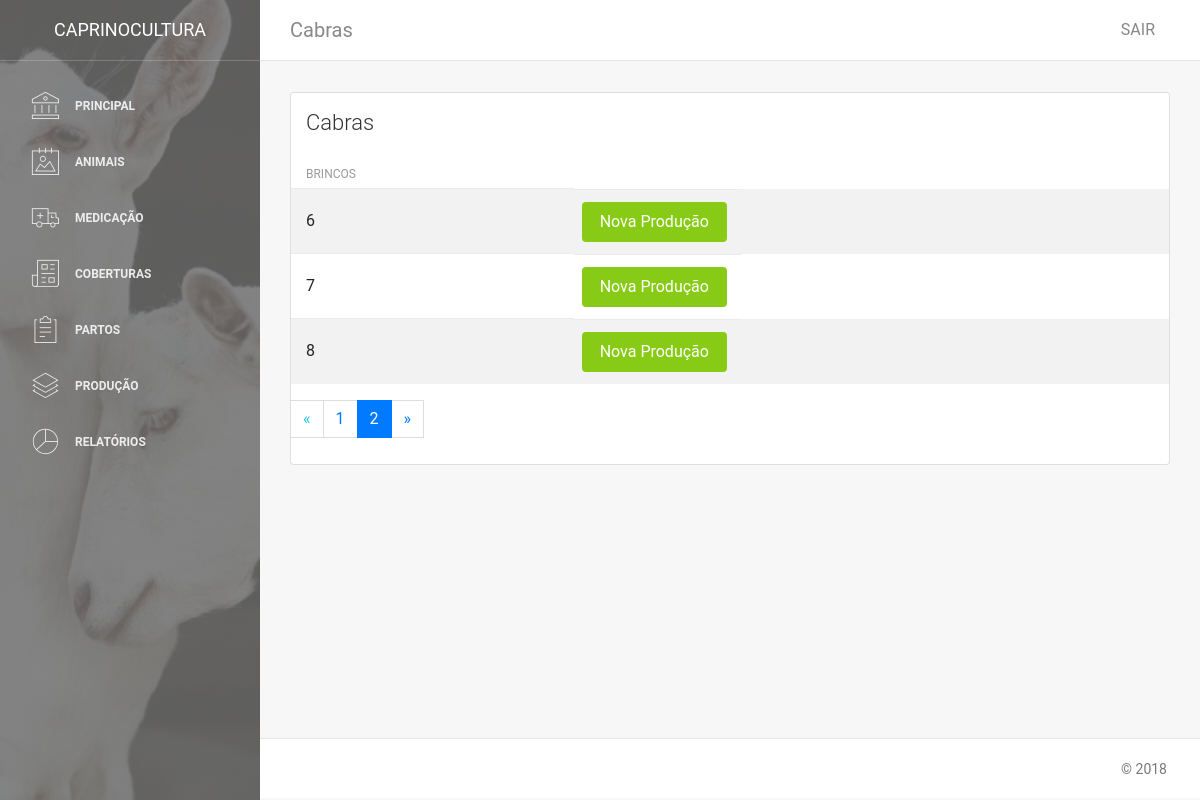
The page /animais/lista_cabras/?page=2 (signed in) on the database its author committed.
### caprino/animais/models.py (models this page shows, shortened)
class Animal(models.Model):
    rgb_animal = models.CharField(verbose_name='RGD', max_length=50, blank=True, null=True)
    nome_animal = models.CharField(verbose_name='Nome', max_length=50, blank=True, null=True)
    numero_animal = models.IntegerField(verbose_name='Numero', blank=True, null=True)
    sexo_animal = models.CharField(verbose_name='Sexo', max_length=50)
    nascimento_animal = models.DateField(verbose_name='Nascimento', default=None)
    raca_animal = models.CharField(verbose_name='Raça', max_length=50)
    sangue_animal = models.CharField(verbose_name='Sangue', max_length=50)
    brincos_animal = models.CharField(verbose_name='Brincos', max_length=50)
    vida_animal = models.CharField(verbose_name='Vida', blank=True, null=True, max_length=50)
    mae_animal = models.CharField(verbose_name='Mãe', max_length=50, blank=True, null=True)
    pai_animal = models.CharField(verbose_name='Pai', max_length=50, blank=True, null=True)
    foto_animal = models.ImageField(verbose_name='Foto', upload_to='img/' , blank=True, null=True)
    observacao_animal = models.TextField(verbose_name='Observação', blank=True, null=True)
    class Meta:
        verbose_name = 'Animal'

### caprino/animais/views.py (the view)
# urls.py: path('lista_cabras/', views.ListaCabras, name='Lista_Cabras'),
@login_required
def ListaCabras(request):
    animais = Animal.objects.all()
    paginator = Paginator(animais, 5)
    page = request.GET.get('page')
    try:
        animais = paginator.page(page)
    except PageNotAnInteger:
        animais = paginator.page(1)
    except EmptyPage:
        animais = paginator.page(paginator.num_pages)
    return render(request, 'listaCabras.html', {'animais': animais})

### templates/listaCabras.html (shortened to what this page needs)
{% extends 'base.html' %}
{% block conteudo %}
<nav class="navbar navbar-expand-lg " color-on-scroll="500">
    <div class=" container-fluid  ">
        <a class="navbar-brand" href="#pablo">Cabras </a>
        <div class="collapse navbar-collapse justify-content-end" id="navigation">
            <ul class="nav navbar-nav mr-auto">
                <li class="nav-item">
                    <a href="#" class="nav-link" data-toggle="dropdown">
                    </a>
                </li>
            </ul>
            <ul class="navbar-nav ml-auto">
                <li class="nav-item">
                    <a class="nav-link" href="{% url 'caprino.contas:Sair' %}">
                        <span class="no-icon">SAIR</span>
                    </a>
                </li>
            </ul>
        </div>
    </div>
</nav>
<div class="content">
    <div class="container-fluid">
        <div class="row">
            <div class="col-md-12">
            </div>
        </div>
    </div>
    <div class="container-fluid">
        <div class="row">
            <div class="col-md-12">
                <div class="card strpied-tabled-with-hover">
                    <div class="card-header ">
                        <h4 class="card-title">Cabras</h4>
                    </div>
                    <div class="card-body table-full-width table-responsive">
                        <table class="table table-hover table-striped">
                            <thead>
                                <tr>
                                    <th>Brincos</th>
                                </tr>
                            </thead>
                            <tbody>
                                {% for animal in animais %}
                                <tr>
                                    <td>{{ animal.brincos_animal }}</td>
                                    <td><a class="btn btn-success btn-fill btn-wd" href="{% url 'caprino.animais:Mostra_Producao' animal.id %}" title="Nova Produção">Nova Produção</a></td>
                                </tr>
                                {% endfor %}
                            </tbody>
                        </table>
                        {% if animais.has_other_pages %}
                        <nav aria-label="Page navigation">
                            <ul class="pagination">
                                {% if animais.has_previous %}
                                    <li class="page-link"><a href="?page={{ animais.previous_page_number }}">&laquo;</a></li>
                                {% else %}
                                    <li class="page-link disabled"><span>&laquo;</span></li>
                                {% endif %}
                                {% for i in animais.paginator.page_range %}
                                    {% if animais.number == i %}
                                        <li class="page-item active"><span class="page-link">{{ i }} <span class="sr-only">(current)</span></span></li>
                                    {% else %}
                                        <li class="page-item"><a class="page-link" href="?page={{ i }}">{{ i }}</a></li>
                                    {% endif %}
                                {% endfor %}
                                {% if animais.has_next %}
                                    <li class="page-link"><a href="?page={{ animais.next_page_number }}">&raquo;</a></li>
                                {% else %}
                                    <li class="page-link disabled"><span>&raquo;</span></li>
                                {% endif %}
                            </ul>
                        </nav>
                        {% endif %}
                    </div>
                </div>
            </div>
        </div>
    </div>
</div>
{% endblock %}

### rows shown on the page
Animal: brincos_animal "6"
Animal: brincos_animal "7"
Animal: brincos_animal "8"

### other values the page prints
{{ i }} "1"
{{ i }} "2"
